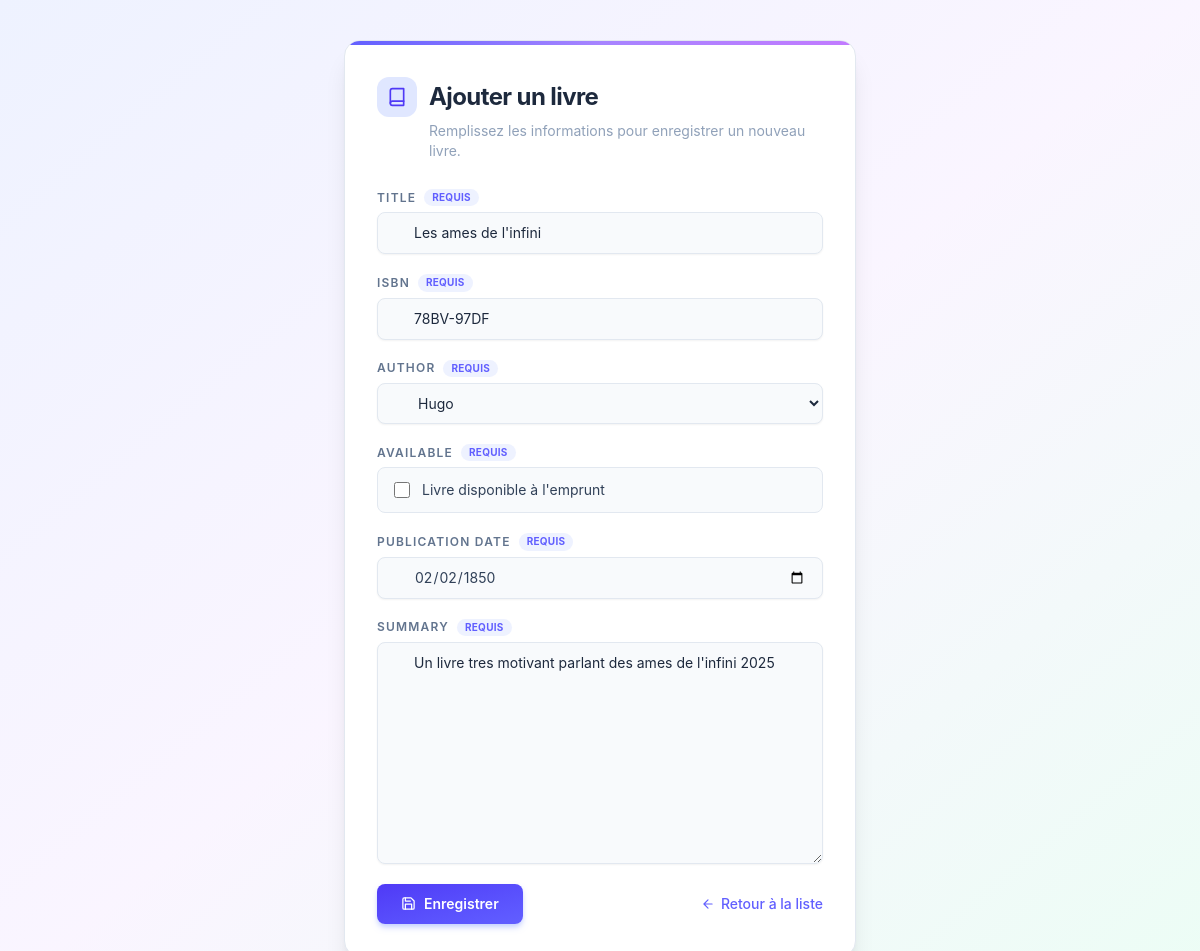
/books/update/1/, run on an earlier commit of the app's database.
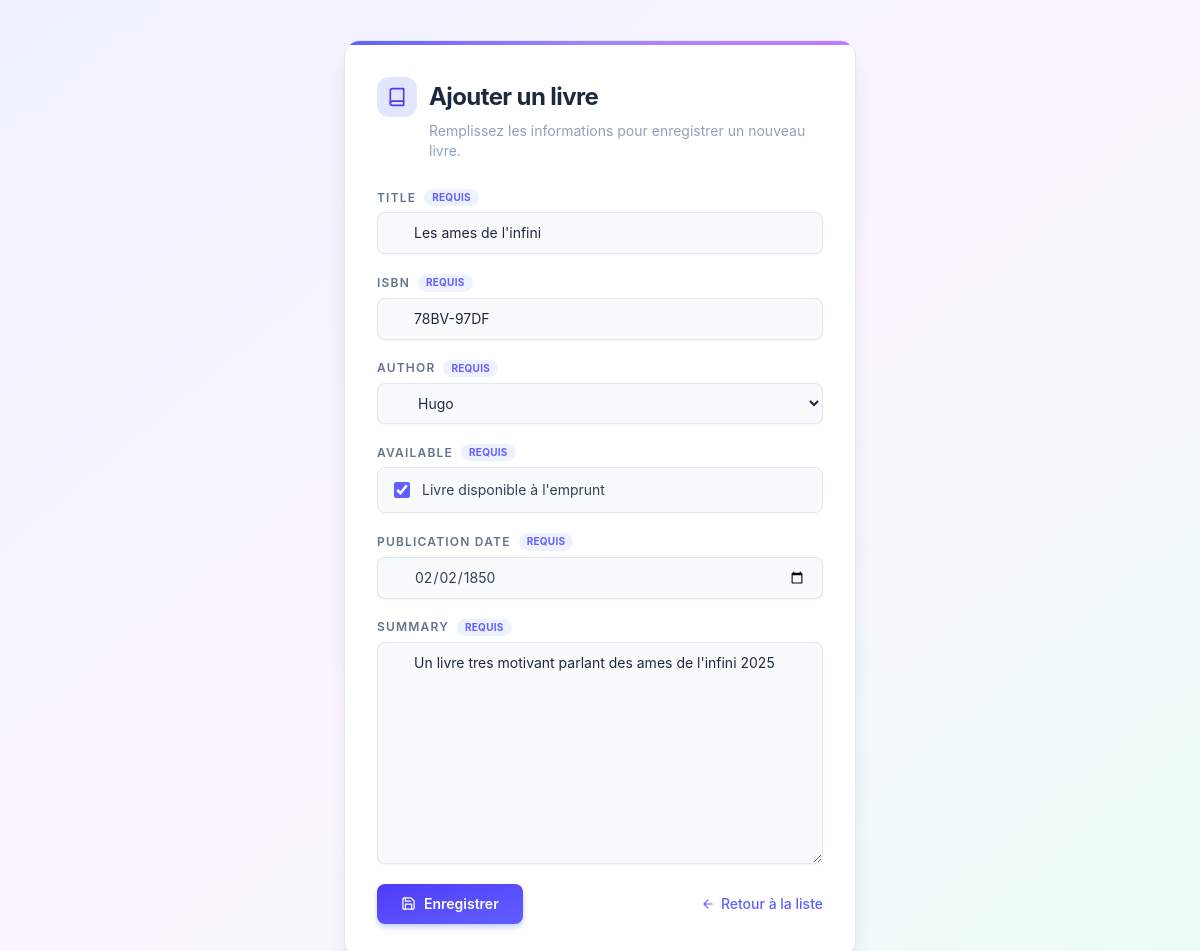
And on a later commit of the database.
### core/models.py (models this page shows, shortened)
class Book(models.Model):
    title = models.CharField(max_length=50)
    subtitle = models.CharField(max_length=50)
    isbn = models.CharField(unique=True, max_length=50)
    language = models.CharField(max_length=50)
    genre = models.CharField(max_length=50)
    num_pages = models.PositiveIntegerField()
    publication_date = models.DateField()
    available = models.BooleanField(default=True)
    author = models.ForeignKey("author", on_delete=models.SET_NULL, null=True)
    summary = models.TextField(null=True, blank=True)
    class Meta:
        verbose_name = "Book"
        verbose_name_plural = "Books"

### core/views.py (the view)
# urls.py: path('books/update/<int:pk>/', views.book_update, name="update_book"),
def book_update(request, pk):
    book = get_object_or_404(models.Book,id=pk)
    if (request.method == "POST"):
        form = CreateBookForm(request.POST, instance = book)
        if(form.is_valid()):
            form.save()
            return redirect("get_all_books")
    else:
        form = CreateBookForm(instance = book)
    return render(request,"core/create_form.html",{"form": form})

### core/models.py (called while the page is built)
    def __str__(self):
        return self.name

### core/templates/core/create_form.html (shortened to what this page needs)
{% load tailwind_tags %}
{% tailwind_css %}
  <body class="min-h-screen flex items-center justify-center bg-gradient-to-br from-indigo-50 via-purple-50 to-emerald-50 px-4 py-10 font-[Inter,ui-sans-serif,system-ui,sans-serif]">
    <div class="w-full max-w-lg bg-white rounded-2xl shadow-xl border border-slate-200 overflow-hidden">
      <div class="h-1 w-full bg-gradient-to-r from-indigo-500 via-violet-400 to-purple-400"></div>
      <div class="px-8 py-8">
        <div class="mb-7">
          <div class="flex items-center gap-3 mb-1">
            <span class="inline-flex items-center justify-center w-10 h-10 rounded-xl bg-indigo-100 text-indigo-600 shrink-0">
            </span>
            <h1 class="text-2xl font-bold tracking-tight text-slate-800">Ajouter un livre</h1>
          </div>
          <p class="text-sm text-slate-400 ml-13">Remplissez les informations pour enregistrer un nouveau livre.</p>
        </div>
        <form action="#" method="post" novalidate class="space-y-5">
            {% for field in form %}
                <div class="flex flex-col gap-1.5">
                  <label for="title" class="flex items-center gap-2 text-xs font-semibold uppercase tracking-widest text-slate-500">
                    {{ field.label}}
                    <span class="text-[10px] font-bold text-indigo-500 bg-indigo-50 rounded-full px-2 py-0.5 tracking-wide">Requis</span>
                  </label>
                  <div class="relative">
                    {% if field == form.available %}
                      <label for="available" class="flex items-center gap-3 px-4 py-3 bg-slate-50 border border-slate-200 rounded-lg cursor-pointer transition hover:border-indigo-300 hover:bg-indigo-50 select-none">
                      {{field}}<span class="text-sm text-slate-700">Livre disponible à l'emprunt</span>
                      </label>
                    {% else %}
                      {{field}}
                    {% endif %}
                  </div>
                </div>
            {% endfor %}
            <div class="flex items-center justify-between gap-4">
              <button
                type="submit"
                class="inline-flex items-center gap-2 px-6 py-2.5 bg-gradient-to-br from-indigo-600 to-indigo-500 hover:from-indigo-700 hover:to-indigo-600 text-white text-sm font-semibold rounded-lg shadow-md shadow-indigo-200 transition hover:-translate-y-0.5 hover:shadow-lg hover:shadow-indigo-200 active:translate-y-0 active:shadow-sm cursor-pointer"
              >
                Enregistrer
              </button>
              <a
                href="#"
                class="inline-flex items-center gap-1.5 text-sm font-medium text-indigo-500 hover:text-indigo-700 transition-all hover:gap-2.5"
              >
                <svg width="14" height="14" viewBox="0 0 24 24" fill="none" xmlns="http://www.w3.org/2000/svg">
                  <path d="M19 12H5M12 5l-7 7 7 7" stroke="currentColor" stroke-width="2" stroke-linecap="round" stroke-linejoin="round"/>
                </svg>
                Retour à la liste
              </a>
            </div>
        </form>
      </div>
    </div>
  </body>

What changed in the data, as far as the page shows it:
changed Book "Les ames de l'infini": available "☐" → "☑"
